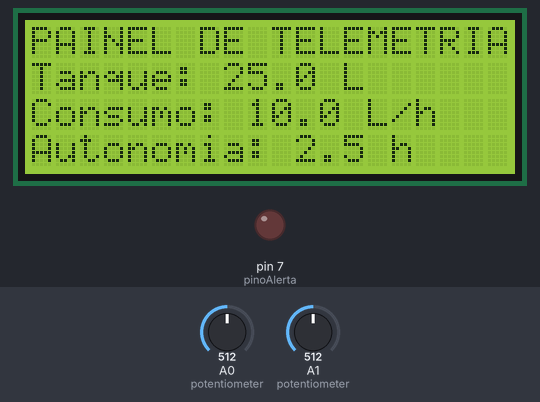
Simulated run of this sketch. Board: Arduino Uno, built with avr-gcc and run on an emulated ATmega328P. Parts: 20×4 character LCD, output pins drawn as LEDs (lit = HIGH). Inputs (shaded band) come from the test bench; at power-on: A1 (potentiometer) = 512, A0 (potentiometer) = 512.

Above: at 1.2 s.
1.3 s: A1 (potentiometer) set to 7
At 2.1 s:
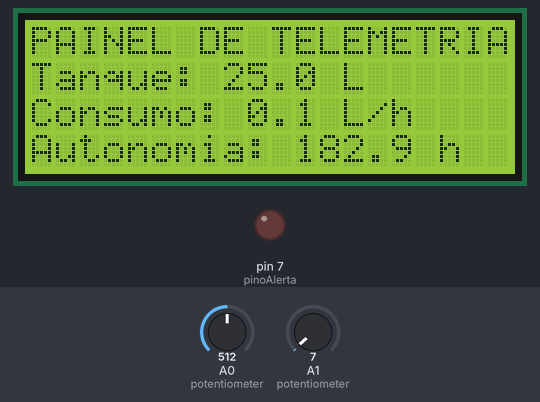
2.8 s: A1 (potentiometer) set to 4
At 3.7 s:
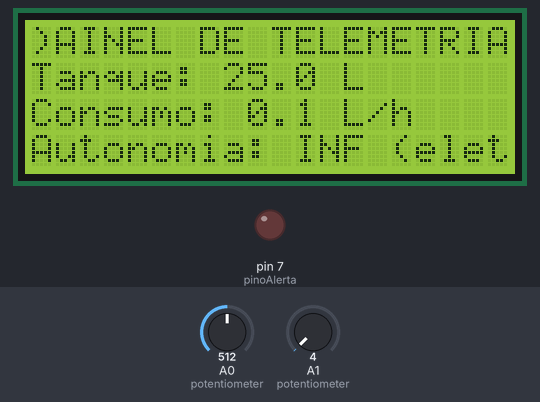
4.3 s: A0 (potentiometer) set to 109
At 4.8 s:
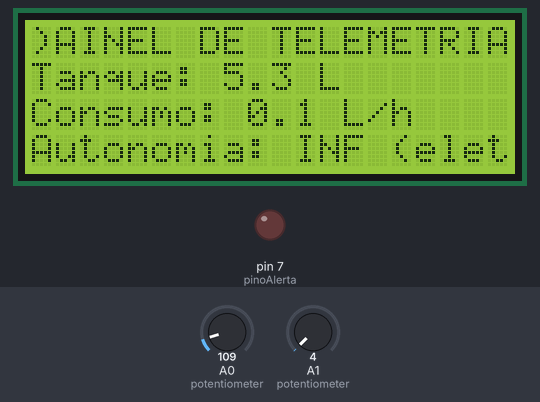
5.8 s: A0 (potentiometer) set to 91
At 7.0 s:
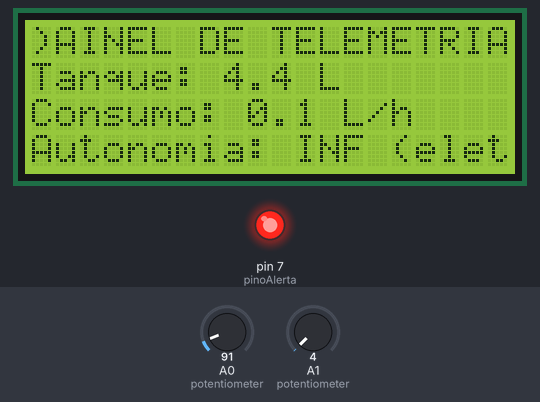
7.3 s: A1 (potentiometer) set to 122
At 8.6 s:
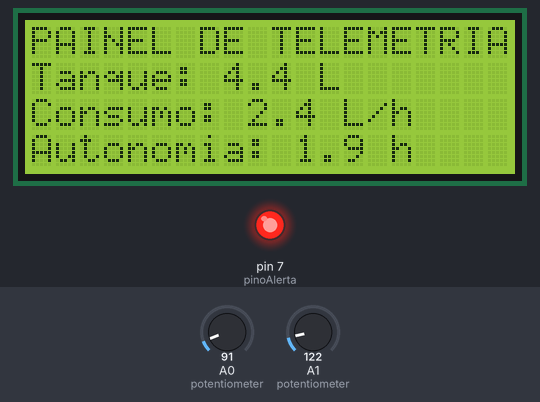
8.9 s: A1 (potentiometer) set to 0
At 10.0 s:
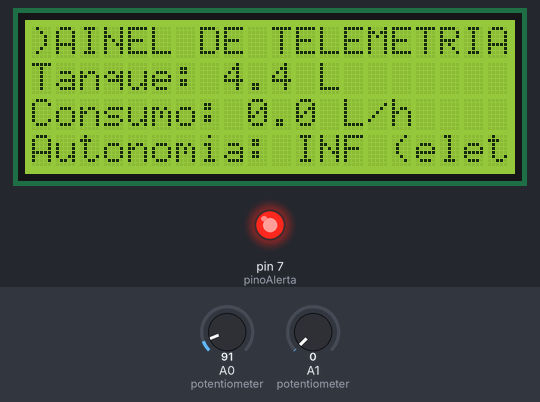
Timing chart, 0 to 11.9 s (numbered marks = the images above; inputs shaded):
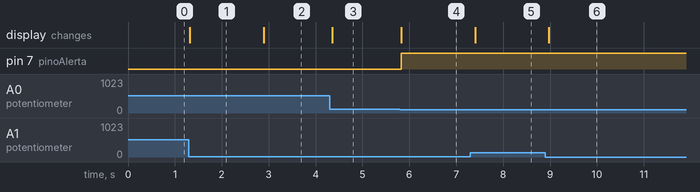

Measured:
- the behaviour switches between 6 and 5 on A1 (potentiometer) (found by bisection; images 1 and 2)
- the behaviour switches between 103 and 102 on A0 (potentiometer) (found by bisection; images 3 and 4)
- after the input at 1.3 s, the display: changes at once (image 1)
- after the input at 2.8 s, the display: changes after 0.09 s (image 2)
- after the input at 4.3 s, the display: changes after 0.06 s (image 3)
- after the input at 5.8 s, pin 7 (pinoAlerta): LOW → HIGH at once; the display: changes at once (image 4)
- after the input at 7.3 s, the display: changes after 0.10 s (image 5)
- after the input at 8.9 s, the display: changes after 0.07 s (image 6)

The sketch:

telemetria_combustivel.ino
```cpp
// Faculdade de Tecnologia SENAI Porto Alegre
// Disciplina: Programação Básica
// Experimento 03: Telemetria de Combustível e Autonomia Híbrida (VoltLog - LCD 20x4)
//
// IMPORTANTE: Preencha seu nome e a data de realização abaixo:
// Aluno: <PREENCHA SEU NOME COMPLETO AQUI>  Data: DD/MM/AAAA
//
// -----------------------------------------------------------------------------
// APRESENTAÇÃO E CONTEXTO:
// Em viagens intermunicipais (como a rota Porto Alegre a Caxias do Sul), a VoltLog
// utiliza utilitários com motorização híbrida (motor elétrico + motor a combustão).
// Você desenvolverá o firmware do computador de bordo principal que gerencia o
// tanque de combustível líquido e calcula a autonomia em tempo real no LCD 20x4.
//
// ETAPAS DE DESENVOLVIMENTO:
// - ETAPA 1 (Intermediária):
//   1. Configure o pino do LED físico de alerta de reserva (Pino 7) como OUTPUT.
//   2. Leia o sensor de nível A0 e converta para Volume (faixa de 0.0 a 50.0 Litros).
//   3. Leia o sensor de fluxo A1 e converta para Consumo (faixa de 0.0 a 20.0 L/h).
//   4. Calcule a autonomia (Volume / Consumo).
//      ATENÇÃO: proteja o código contra divisão por zero (caso consumo < 0.1 L/h,
//      situação em que o utilitário está rodando 100% no motor elétrico).
//   5. Exiba os valores numéricos de litros, consumo e autonomia no LCD 20x4.
//
// - ETAPA 2 (Final - Desafio):
//   1. Implemente o Filtro de Estado: a tela só deve ser atualizada se o percentual
//      de combustível mudar OU se a leitura inteira de consumo mudar.
//   2. Desenhe uma barra de progresso gráfica na linha 2 do LCD.
//      -> Calcule o percentual de preenchimento (0 a 100%).
//      -> O número de blocos (0 a 10) é dado por percentual / 10.
//      -> Use um loop 'for' de 10 iterações. Se o índice do loop for menor que o número
//         de blocos calculados, imprima o bloco sólido (char(255)). Senão, imprima um espaço (" ").
//   3. Lógica de Reserva do Tanque: se o volume for menor que 5.0 Litros:
//      -> Acenda o LED vermelho do pino 7.
//      -> Altere a etiqueta da linha 3 para exibir "!RESERVA!" em vez de "Autonomia:".
//      -> Caso contrário, mantenha o LED apagado e restaure o texto original.
// -----------------------------------------------------------------------------
//
// 🧠 REFLEXÃO TÉCNICA (Obrigatório):
// As perguntas desta atividade devem ser respondidas no arquivo 'folha_respostas.md'.
// Preencha suas respostas lá e garanta que o arquivo esteja na entrega final.
// -----------------------------------------------------------------------------

#include <LiquidCrystal.h>

// Inicializa o display LCD nos pinos do Arduino: RS, Enable, D4, D5, D6, D7
LiquidCrystal LCD(12, 11, 5, 4, 3, 2);

// Pino do LED vermelho indicador de combustível em reserva
int pinoAlerta = 7;

// Variáveis globais de estado para o Filtro de Estado (Etapa 2)
int ultimoPercentual = -1;
int ultimoConsumoInt = -1;

void setup() {
  // Inicializa o LCD de 20 colunas por 4 linhas
  LCD.begin(20, 4);

  // Configura o LED de alerta como saída e garante que começa apagado
  pinMode(pinoAlerta, OUTPUT);
  digitalWrite(pinoAlerta, LOW);

  // ---------------------------------------------------------------------------
  // [INSTRUÇÃO ETAPA 2: Layout Fixo No-Flicker]
  // Escrever os textos fixos aqui evita que pisquem a cada ciclo do loop().
  // TODO: Ao implementar a Etapa 2, descomente as 6 linhas abaixo:
  // ---------------------------------------------------------------------------
  // LCD.setCursor(0, 0);
  // LCD.print("PAINEL DE TELEMETRIA");
  // LCD.setCursor(0, 1);
  // LCD.print("Tanque:     L");
  // LCD.setCursor(0, 3);
  // LCD.print("Autonomia:        h");
}

void loop() {
  // 1. Leitura analógica do sensor de nível (A0) -> Volume em Litros (0.0 a 50.0 L)
  float volume = (analogRead(A0) / 1023.0) * 50.0;

  // 2. Leitura analógica do sensor de fluxo (A1) -> Consumo em L/h (0.0 a 20.0 L/h)
  float consumo = (analogRead(A1) / 1023.0) * 20.0;

  // 3. Cálculo do percentual do tanque (0 a 100%) — usado no Filtro de Estado e na barra
  float percentual = (volume / 50.0) * 100.0;
  int percentualInt = (int)percentual;

  // Converte o consumo para inteiro com 1 casa decimal (ex: 7.3 -> 73) para o Filtro de Estado
  int consumoInt = (int)(consumo * 10.0);

  // 4. Proteção contra Divisão por Zero
  //    Se consumo < 0.1 L/h, o carro está em modo 100% elétrico — não há combustível sendo consumido.
  float autonomia = 0.0;
  bool divisaoPorZero = false;

  if (consumo < 0.1) {
    divisaoPorZero = true;  // Flag de segurança ativada: evita divisão por zero
    autonomia = 0.0;
  } else {
    autonomia = volume / consumo;  // Calcula: quanto tempo o tanque ainda dura (em horas)
  }

  // ===========================================================================
  // [CÓDIGO ATIVO] ETAPA 1: PAINEL SIMPLES (COM TREMULAÇÃO / FLICKER)
  // Este bloco funciona imediatamente ao iniciar o simulador.
  // ---------------------------------------------------------------------------
  // TODO: Quando for implementar a Etapa 2 (No-Flicker), comente as linhas desta
  // seção colocando '//' no início de cada linha.
  // ===========================================================================

  LCD.clear();

  LCD.setCursor(0, 0);
  LCD.print("PAINEL DE TELEMETRIA");

  LCD.setCursor(0, 1);
  LCD.print("Tanque: ");
  LCD.print(volume, 1);
  LCD.print(" L");

  LCD.setCursor(0, 2);
  LCD.print("Consumo: ");
  LCD.print(consumo, 1);
  LCD.print(" L/h");

  LCD.setCursor(0, 3);
  if (divisaoPorZero) {
    LCD.print("Autonomia: INF (elet)");
  } else {
    LCD.print("Autonomia: ");
    LCD.print(autonomia, 1);
    LCD.print(" h");
  }

  // Alarme de reserva ativo mesmo na Etapa 1
  if (volume < 5.0) {
    digitalWrite(pinoAlerta, HIGH);
  } else {
    digitalWrite(pinoAlerta, LOW);
  }

  // ===========================================================================
  // [CÓDIGO INATIVO] ETAPA 2: PAINEL PROFISSIONAL (NO-FLICKER + BARRA GRÁFICA)
  // ---------------------------------------------------------------------------
  // TODO: Para ativar o painel profissional:
  // 1. Remova as marcas de comentário de bloco (/* e */) das linhas abaixo.
  // 2. Complete o código onde há marcações "COMPLETE AQUI".
  // ===========================================================================

  /*
  if (percentualInt != ultimoPercentual || consumoInt != ultimoConsumoInt) {

    // Atualiza volume na coluna 8, linha 1 (limpa resíduos com espaços)
    LCD.setCursor(8, 1);
    LCD.print("      ");
    LCD.setCursor(8, 1);
    LCD.print(volume, 1);

    // Desenha a Barra de Progresso Gráfica na linha 2
    int blocos = percentualInt / 10;  // De 0 a 10 blocos preenchidos
    LCD.setCursor(0, 2);
    LCD.print("Barra: [");
    for (int i = 0; i < 10; i++) {
      if (i < blocos) {
        LCD.write(255);   // Bloco sólido preenchido (caractere ASCII 255)
      } else {
        LCD.print(" ");   // Espaço vazio
      }
    }
    LCD.print("] ");
    LCD.print(percentualInt);
    LCD.print("%  ");

    // Atualiza a autonomia na coluna 11, linha 3
    LCD.setCursor(11, 3);
    LCD.print("         ");
    LCD.setCursor(11, 3);
    if (divisaoPorZero) {
      LCD.print("INF  ");
    } else {
      LCD.print(autonomia, 1);
    }

    // Lógica do LED e etiqueta de reserva
    if (volume < 5.0) {
      // TODO: Acenda o LED de alerta (pinoAlerta = HIGH):
      // digitalWrite(pinoAlerta, ...);  // <-- COMPLETE AQUI

      // Substitui o rótulo da linha 3 pelo aviso de emergência
      LCD.setCursor(0, 3);
      LCD.print("!RESERVA! ");
    } else {
      // TODO: Apague o LED de alerta (pinoAlerta = LOW):
      // digitalWrite(pinoAlerta, ...);  // <-- COMPLETE AQUI

      // Restaura o rótulo padrão da linha 3
      LCD.setCursor(0, 3);
      LCD.print("Autonomia:");
    }

    // TODO: Atualize as duas variáveis de estado anterior abaixo:
    // ultimoPercentual = percentualInt;   // <-- COMPLETE AQUI
    // ultimoConsumoInt = consumoInt;      // <-- COMPLETE AQUI
  }
  */

  delay(100); // Pausa do loop principal
}
```
